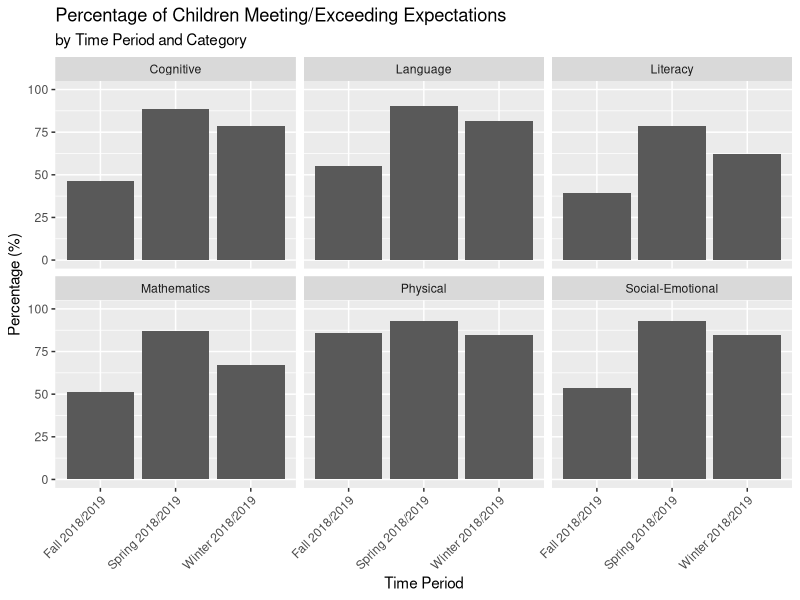
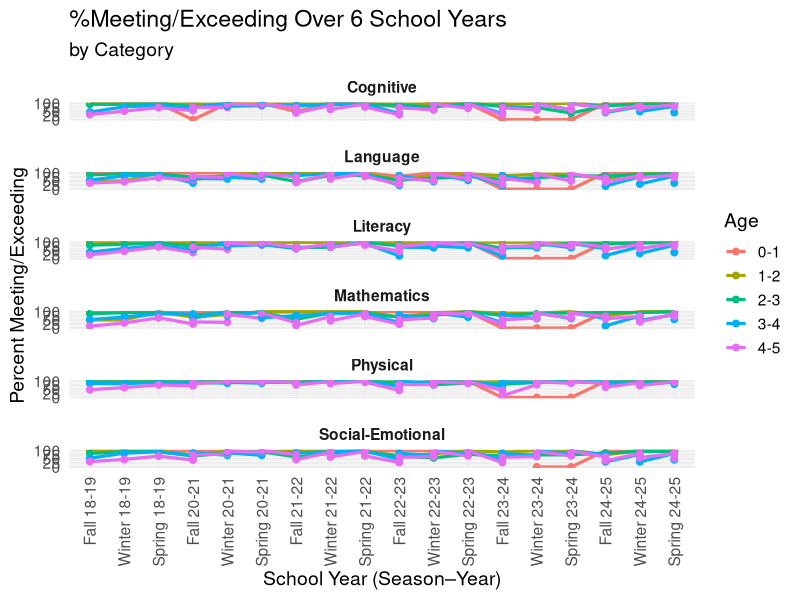
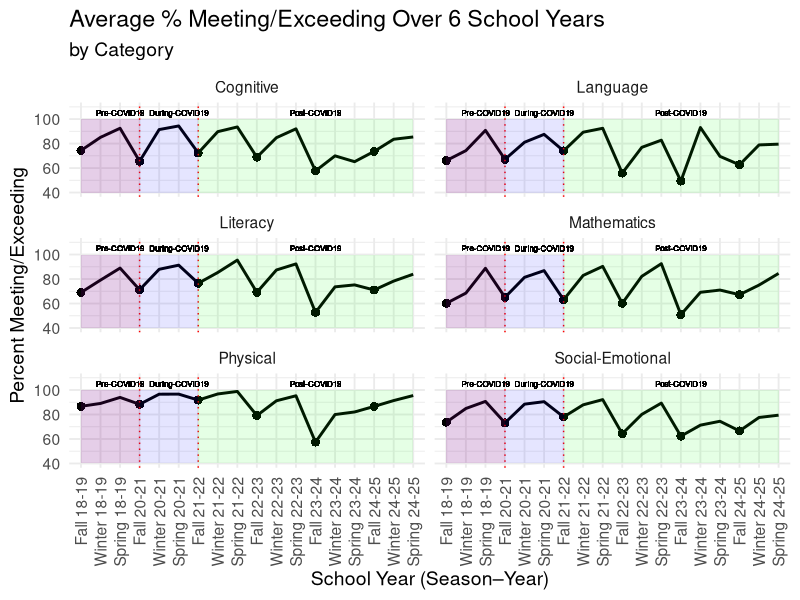
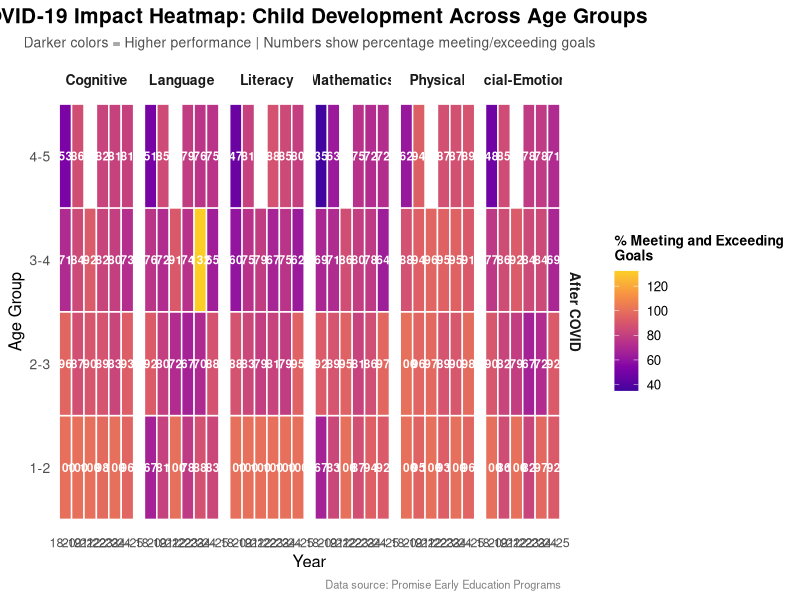
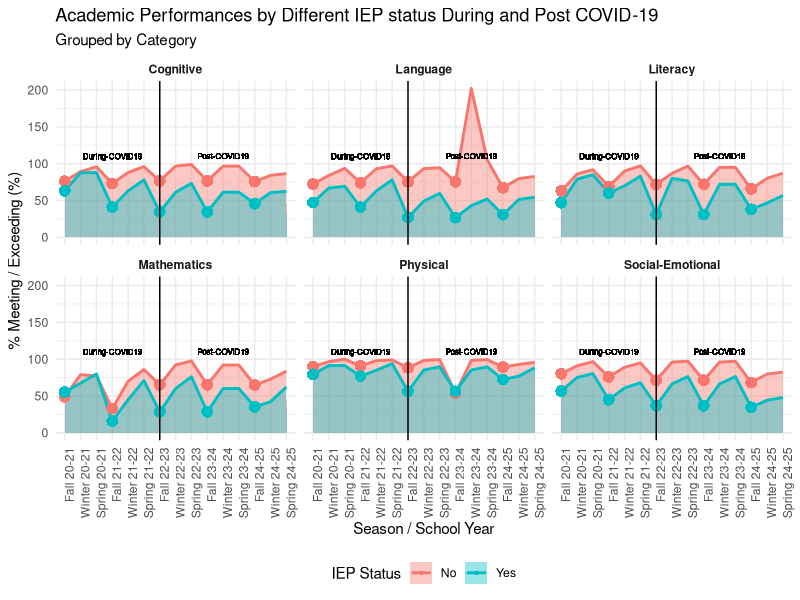
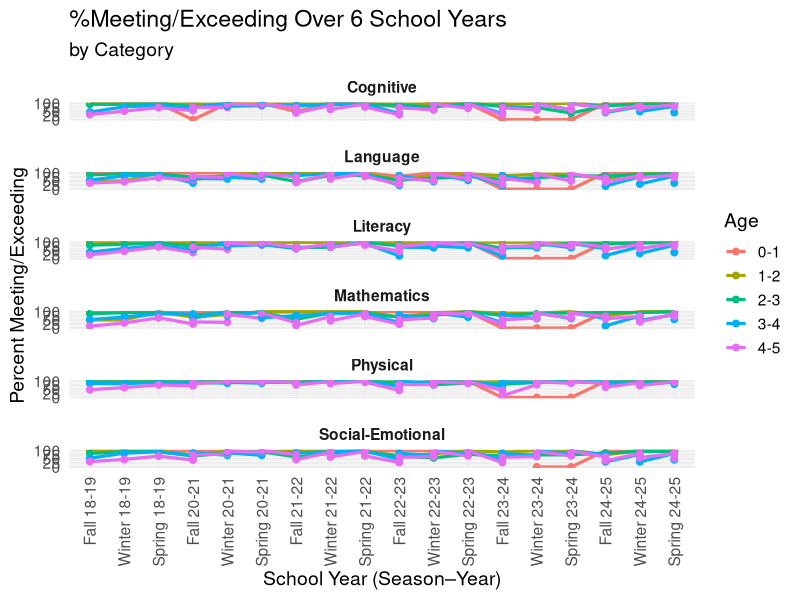
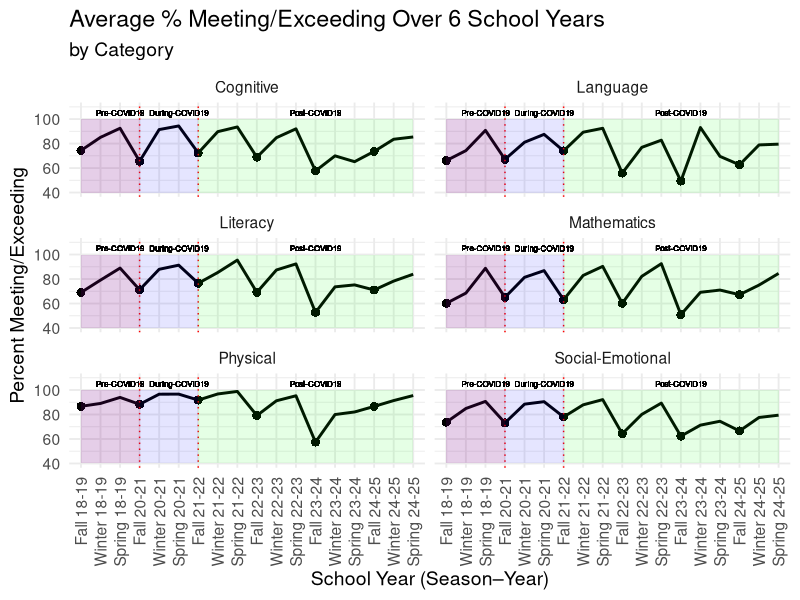
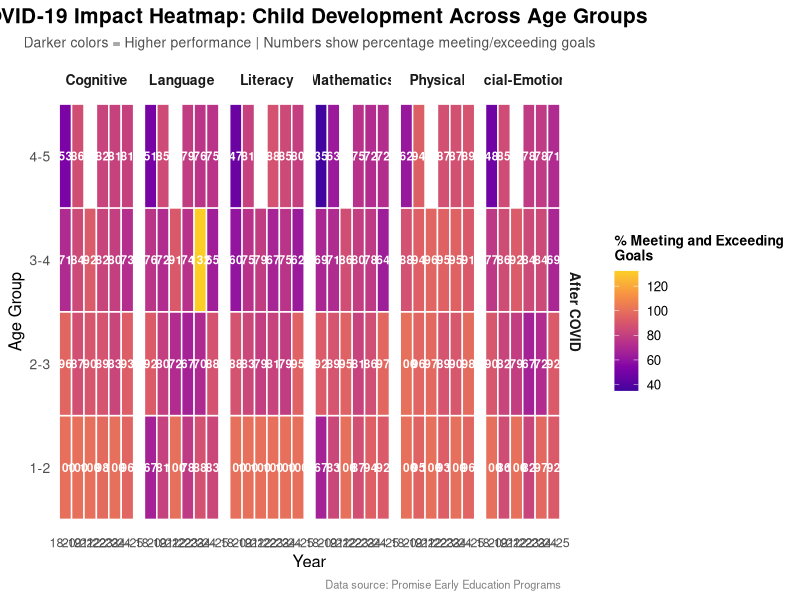

These charts were generated, in order, by the following R code:
## ---- chunk 1
library(tidyverse)
library(broom)
library(readxl)
library(dplyr)
library(skimr)
## ---- chunk 2
prof_2018_2019 <- read_excel("../data/ignore/file_show.xlsx")
## ---- chunk 3
glimpse(prof_2018_2019)
## ---- chunk 4
skim(prof_2018_2019)
## ---- chunk 5
categorized_data_2018_2019 <- prof_2018_2019 |>
  group_by(`Time Period`, `Category`) |>
  summarise(
    `Total # Children` = sum(`# Children`, na.rm = TRUE), 
    `Meeting / Exceeding Children` = sum(`# Meeting / Exceeding`, na.rm = TRUE), 
    `% percentage` = round(`Meeting / Exceeding Children` / `Total # Children` * 100, 2),
    .groups = "drop"
  )
## ---- chunk 6
ggplot(categorized_data_2018_2019, aes(x = `Time Period`, y = `% percentage`)) +
  geom_col() +
  facet_wrap(~ `Category`) +
  ylim(0, 100) +
  labs(
    title = "Percentage of Children Meeting/Exceeding Expectations",
    subtitle = "by Time Period and Category",
    x = "Time Period",
    y = "Percentage (%)"
  ) + 
  theme(axis.text.x = element_text(angle = 45, hjust = 1))
## ---- chunk 7
X2018_2019 <- read_excel("../data/ignore/2018-2019.xlsx")
X2020_2021 <- read_excel("../data/ignore/2020-2021.xlsx")
X2021_2022 <- read_excel("../data/ignore/2021-2022.xlsx")
X2022_2023 <- read_excel("../data/ignore/2022-2023.xlsx")
X2023_2024 <- read_excel("../data/ignore/2023-2024.xlsx")
X2024_2025 <- read_excel("../data/ignore/2024-2025.xlsx")
## ---- chunk 8
general_data_table <- bind_rows(
  #for each year we need to first convert our number of children, number of meeting/exceeding, and percentage of meeting/exceeding in numerit values and create a year column that would help us with sorting and labeling
  X2018_2019 |>
    mutate(
      `# Children` = parse_number(as.character(`# Children`), na = c("N/A", "NA")), 
      `# Meeting / Exceeding` = parse_number(as.character(`# Meeting / Exceeding`), na = c("N/A", "NA")), 
      `% Meeting / Exceeding` = parse_number(as.character(`% Meeting / Exceeding`)), 
      year = "18-19"), 
  X2020_2021 |>
    mutate(
      `# Children` = parse_number(as.character(`# Children`), na = c("N/A", "NA")), 
      `# Meeting / Exceeding` = parse_number(as.character(`# Meeting / Exceeding`), na = c("N/A", "NA")), 
      `% Meeting / Exceeding` = parse_number(as.character(`% Meeting / Exceeding`)), 
      year = "20-21"), 
  X2021_2022|>
    mutate(
      `# Children` = parse_number(as.character(`# Children`), na = c("N/A", "NA")), 
      `# Meeting / Exceeding` = parse_number(as.character(`# Meeting / Exceeding`), na = c("N/A", "NA")), 
      `% Meeting / Exceeding` = parse_number(as.character(`% Meeting / Exceeding`)), 
      year = "21-22"), 
  X2022_2023|>
    mutate(
      `# Children` = parse_number(as.character(`# Children`), na = c("N/A", "NA")), 
      `# Meeting / Exceeding` = parse_number(as.character(`# Meeting / Exceeding`), na = c("N/A", "NA")), 
      `% Meeting / Exceeding` = parse_number(as.character(`% Meeting / Exceeding`)), 
      year = "22-23"), 
  X2023_2024|>
    mutate(
      `# Children` = parse_number(as.character(`# Children`), na = c("N/A", "NA")), 
      `# Meeting / Exceeding` = parse_number(as.character(`# Meeting / Exceeding`), na = c("N/A", "NA")), 
      `% Meeting / Exceeding` = parse_number(as.character(`% Meeting / Exceeding`), na = c("N/A", "NA", "#DIV/0!")), 
      year = "23-24"), 
  X2024_2025|>
    mutate(
      `# Children` = parse_number(as.character(`# Children`), na = c("N/A", "NA")), 
      `# Meeting / Exceeding` = parse_number(as.character(`# Meeting / Exceeding`), na = c("N/A", "NA")), 
      `% Meeting / Exceeding` = parse_number(as.character(`% Meeting / Exceeding`)), 
      year = "24-25")
  ) |>
  #shortening and simplifying the label for each school year and trimester
  mutate(
    season = case_when(
      str_detect(`Time Period`, "Fall") ~ "Fall",
      str_detect(`Time Period`, "Winter") ~ "Winter",
      str_detect(`Time Period`, "Spring") ~ "Spring"
    ),
    label = paste(season, year),
    #sorting for chronological order taking the beginning of the school year and the code for each season (Fall - 1, Winter - 2, Spring - 3)
    #e.g. Fall 2018-2019 -> 181, Winter 2021-2022 -> 212
    sort_num = as.numeric(str_sub(year, 1, 2)) * 10 + match(season, c("Fall","Winter","Spring")) 
  )
#ordering our data chronologically
general_data_table <- general_data_table |>
  mutate(
    label = fct_reorder(label, sort_num)
  )
## ---- chunk 9
general_data_plot <- ggplot(general_data_table, aes(x = label, y = `% Meeting / Exceeding`, color = Age, group = Age)) +
  geom_line(size = 1.1) +
  geom_point(size = 2) +
  facet_wrap(~ Category, ncol = 1) +
  ylim(0, 100)+
  labs(
    title = "%Meeting/Exceeding Over 6 School Years",
    subtitle = "by Category",
    x = "School Year (Season–Year)",
    y = "Percent Meeting/Exceeding"
  ) +
  theme_minimal(base_size = 14) +
  theme(
    axis.text.x = element_text(angle = 90, hjust = 1, vjust = 0.5),
    strip.text = element_text(face = "bold"),
    panel.spacing = unit(1, "lines")
  )

general_data_plot

#saving
ggsave("general_plot.png", general_data_plot, width = 10, height = 20, dpi = 300)
## ---- chunk 10
#creating a new column that would help us highlight the beginning of the school year
average_general_data_table <- general_data_table |>
  mutate(is_fall = (`season` == "Fall"))

#calculating the average of all age groups' seasonal performance
average_general_data_table <- average_general_data_table |>
  group_by(Category, label, sort_num, is_fall) |>
  summarise(
    `Avg Meeting Exceeding` = mean(`% Meeting / Exceeding`, na.rm = TRUE),
    .groups = "drop"
  )

#plotting
average_general_data_plot <- ggplot(average_general_data_table, aes(x = label, y = `Avg Meeting Exceeding`, group = Category)) +
  geom_line(size = 1) +
  geom_point(aes(size = ifelse(is_fall, 4, NA)), shape = 20, stroke = 0) +
  geom_vline(xintercept = "Fall 20-21", linetype = "dotted", color = "red")+
  geom_vline(xintercept = "Fall 21-22", linetype = "dotted", color = "red")+
  annotate("rect", xmin="Fall 18-19", xmax="Fall 20-21", ymin = 40, ymax = 100, alpha = 0.1, fill = "red")+
  annotate("rect", xmin="Fall 18-19", xmax="Fall 21-22", ymin = 40, ymax = 100, alpha = 0.1, fill = "blue")+
  annotate("rect", xmin="Fall 21-22", xmax="Spring 24-25", ymin = 40, ymax = 100, alpha = 0.1, fill = "green")+
  geom_text( 
    aes(x = "Spring 18-19", y = 105, label = "Pre-COVID19"),
    size = 2) +
  geom_text( 
    aes(x = "Spring 20-21", y = 105, label = "During-COVID19"),
    size = 2) +
  geom_text( 
    aes(x = "Fall 23-24", y = 105, label = "Post-COVID19"),
    size = 2) +
  facet_wrap(~ Category, ncol = 2) +
  ylim(40, 110)+
  labs(
    title = "Average % Meeting/Exceeding Over 6 School Years",
    subtitle = "by Category",
    x = "School Year (Season–Year)",
    y = "Percent Meeting/Exceeding"
  ) +
  theme_minimal(base_size = 14) +
  theme(
    axis.text.x = element_text(angle = 90, hjust = 1, vjust = 0.5),
    legend.position = "none"
  )

average_general_data_plot

#saving
ggsave("average_general_plot.png", average_general_data_plot, width = 15, height = 10, dpi = 300)
## ---- chunk 11
# filter 0-1 age group and calculate percentages
data <- general_data_table |>
filter(Age != "0-1") |>
drop_na() |>
group_by(year, Category, Age) |>
summarise(percent = sum(`# Meeting / Exceeding`) / sum(`# Children`) * 100, .groups = "drop") |>
mutate( covid_period = case_when(
year == "2019" ~ "Before COVID",
year %in% c("2021", "2022") ~ "During COVID",
TRUE ~ "After COVID"
  ),
covid_period = factor(covid_period, levels = c("Before COVID", "During COVID", "After COVID"))
)

## Heatmap
covid_plot <- ggplot(data, aes(x = year, y = Age, fill = percent)) +
geom_tile(color = "white", size = 0.5) +
geom_text(aes(label = round(percent, 0)), color = "white", fontface = "bold", size = 3) +
facet_grid(covid_period ~ Category, scales = "free_y", space = "free_y") +
scale_fill_viridis_c(option = "plasma", begin = 0.1, end = 0.9) +
labs(title = "COVID-19 Impact Heatmap: Child Development Across Age Groups",
subtitle = "Darker colors = Higher performance | Numbers show percentage meeting/exceeding goals",
x = "Year", y = "Age Group", fill = "% Meeting and Exceeding\nGoals",
caption = "Data source: Promise Early Education Programs") +
theme_minimal(base_size = 12) +
theme(
plot.title = element_text(face = "bold", size = 15, hjust = 0.5),
plot.subtitle = element_text(size = 10, hjust = 0.5, color = "gray30", margin = margin(b = 10)),
axis.text.x = element_text(angle = 0, hjust = 0.5, size = 9),
axis.text.y = element_text(size = 10),
strip.text = element_text(face = "bold", size = 10),
legend.position = "right",
legend.title = element_text(face = "bold", size = 10),
panel.grid = element_blank(),
plot.caption = element_text(size = 8, color = "gray50", hjust = 1)
  )

# Save png
ggsave("covid_impact_heatmap.png", covid_plot, width = 14, height = 10, dpi = 300)
covid_plot
## ---- chunk 12
all_year <- general_data_table |>
  mutate(IEP = na_if(IEP, "N/A")) |>
  filter(!is.na(IEP))

IEP_data <- all_year |>
  mutate(is_fall = (`season` == "Fall"))

IEP_data <- IEP_data |>
  group_by(Category, label, sort_num, is_fall, IEP) |>
  summarise(
    `Avg IEP Meeting Exceeding` = mean(`% Meeting / Exceeding`, na.rm = TRUE),
    .groups = "drop"
  )

iep_graph <- ggplot(
  IEP_data,
  aes(x = `label`, y = `Avg IEP Meeting Exceeding`, fill = IEP, group = IEP)
) +
  geom_area(position = "identity", alpha = 0.4) +
  geom_line(aes(color = IEP), size = 1) +
  geom_point(aes(size = ifelse(is_fall, 4, NA)), shape = 21 , stroke = 0) +
  geom_vline(xintercept = "Fall 22-23") +
  geom_text( 
    aes(x = "Winter 23-24", y = 110, label = "Post-COVID19"),
    size = 2) +
  geom_text( 
    aes(x = "Fall 21-22", y = 110, label = "During-COVID19"),
    size = 2) +
  facet_wrap(~ Category) +
  labs(
    title = "Academic Performances by Different IEP status During and Post COVID-19",
    x = "Season / School Year",
    y = "% Meeting / Exceeding (%)",
    subtitle = "Grouped by Category ",
    fill = "IEP Status",
    color = "IEP Status"
  ) +
  scale_size_identity(guide = "none") +
  theme_minimal() +
  theme(
    axis.text.x = element_text(angle = 90, hjust = 1),
    legend.position = "bottom",
    strip.text = element_text(face = "bold")
  )

iep_graph

ggsave("iep_impact.png", iep_graph, width = 15, height = 10, dpi = 300)
